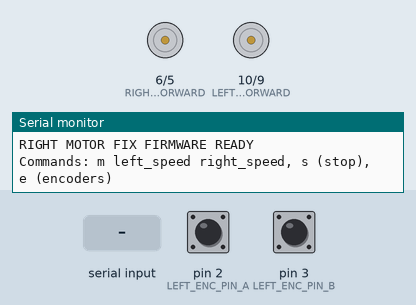
A sketch run on a simulated Arduino Uno, built with avr-gcc and run on an emulated ATmega328P. Shown: motor-driver pin pairs drawn as motors (green arrow = first pin HIGH = forward, orange = second pin HIGH = backward, longer = more drive, scaled by the enable pin), the last lines printed to the serial monitor. Inputs (shaded band) come from the test bench; at power-on: pin 2 (LEFT_ENC_PIN_A) HIGH, pin 3 (LEFT_ENC_PIN_B) HIGH.

Above: at 1.3 s.
1.4 s: "d90\n" received over Serial
At 2.7 s:
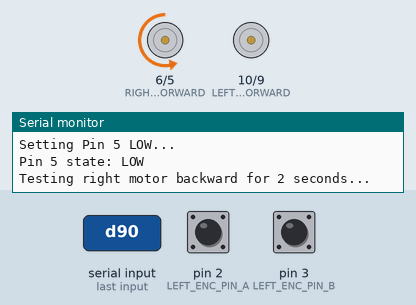
4.4 s: "m 90 45\n" received over Serial
At 4.8 s:
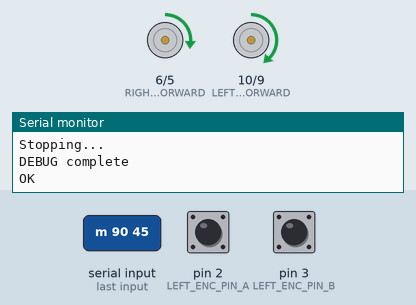
5.9 s: "d,45\n" received over Serial
At 7.3 s:
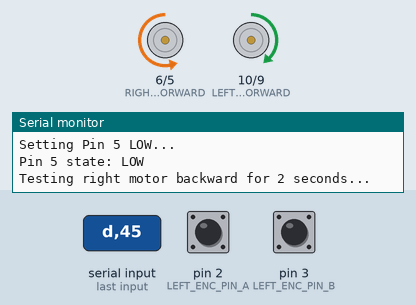
8.9 s: "d\n" received over Serial
At 12.3 s:
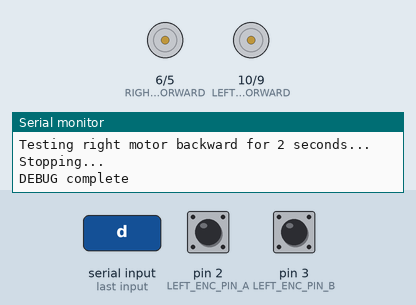
Timing chart, 0 to 13.6 s (numbered marks = the images above; inputs shaded):
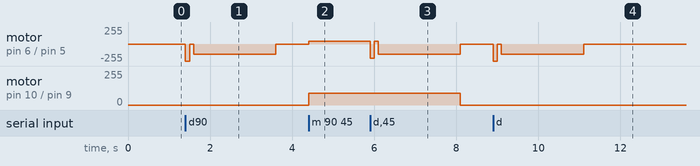

The sketch:

RightMotorFixedFirmware.ino
```cpp
/*********************************************************************
 * RIGHT MOTOR BACKWARD FIX FIRMWARE
 *
 * This firmware includes explicit fixes for right motor backward issues
 * - Forced pin control for Pin 5 (IN4)
 * - Extended delays for signal processing
 * - Explicit LOW signals in stop function
 * - Debug output for troubleshooting
 *********************************************************************/

// Motor driver pins (L298N) - Your wiring
#define LEFT_MOTOR_FORWARD   10   // IN1
#define LEFT_MOTOR_BACKWARD   9   // IN2
#define RIGHT_MOTOR_FORWARD   6   // IN3
#define RIGHT_MOTOR_BACKWARD  5   // IN4 - PROBLEM PIN
#define LEFT_MOTOR_ENABLE    13   // ENA
#define RIGHT_MOTOR_ENABLE   12   // ENB

// Encoder pins
#define LEFT_ENC_PIN_A    2   // D2 - Interrupt pin
#define LEFT_ENC_PIN_B    3   // D3 - Interrupt pin
#define RIGHT_ENC_PIN_A   A4  // A4 - Analog pin
#define RIGHT_ENC_PIN_B   A5  // A5 - Analog pin

// Global variables
volatile long left_encoder_count = 0;
volatile long right_encoder_count = 0;
char input_buffer[32];
int buffer_index = 0;

void setup() {
  Serial.begin(115200);

  // Initialize motor pins as outputs
  pinMode(LEFT_MOTOR_FORWARD, OUTPUT);
  pinMode(LEFT_MOTOR_BACKWARD, OUTPUT);
  pinMode(RIGHT_MOTOR_FORWARD, OUTPUT);
  pinMode(RIGHT_MOTOR_BACKWARD, OUTPUT);  // PROBLEM PIN
  pinMode(LEFT_MOTOR_ENABLE, OUTPUT);
  pinMode(RIGHT_MOTOR_ENABLE, OUTPUT);

  // Initialize encoder pins
  pinMode(LEFT_ENC_PIN_A, INPUT_PULLUP);
  pinMode(LEFT_ENC_PIN_B, INPUT_PULLUP);
  pinMode(RIGHT_ENC_PIN_A, INPUT_PULLUP);
  pinMode(RIGHT_ENC_PIN_B, INPUT_PULLUP);

  // EXPLICIT INITIALIZATION - Force all pins LOW
  digitalWrite(LEFT_MOTOR_FORWARD, LOW);
  digitalWrite(LEFT_MOTOR_BACKWARD, LOW);
  digitalWrite(RIGHT_MOTOR_FORWARD, LOW);
  digitalWrite(RIGHT_MOTOR_BACKWARD, LOW);  // FORCE Pin 5 LOW

  // Enable motors
  digitalWrite(LEFT_MOTOR_ENABLE, HIGH);
  digitalWrite(RIGHT_MOTOR_ENABLE, HIGH);

  // Setup encoder interrupts
  attachInterrupt(digitalPinToInterrupt(LEFT_ENC_PIN_A), leftEncoderISR, CHANGE);
  attachInterrupt(digitalPinToInterrupt(LEFT_ENC_PIN_B), leftEncoderISR, CHANGE);

  Serial.println("RIGHT MOTOR FIX FIRMWARE READY");
  Serial.println("Commands: m left_speed right_speed, s (stop), e (encoders)");

  delay(100); // Extra delay for initialization
}

void loop() {
  // Handle serial commands
  if (Serial.available()) {
    char c = Serial.read();
    if (c == '\r' || c == '\n') {
      input_buffer[buffer_index] = '\0';
      processCommand();
      buffer_index = 0;
    } else if (buffer_index < 31) {
      input_buffer[buffer_index++] = c;
    }
  }
}

void processCommand() {
  char command = input_buffer[0];

  switch (command) {
    case 'm': // Motor command: m left_speed right_speed
      {
        int left_speed, right_speed;
        if (sscanf(input_buffer, "m %d %d", &left_speed, &right_speed) == 2) {
          setMotorSpeeds(left_speed, right_speed);
          Serial.println("OK");
        } else {
          Serial.println("ERR");
        }
      }
      break;

    case 'e': // Encoder request
      Serial.print("e ");
      Serial.print(left_encoder_count);
      Serial.print(" ");
      Serial.println(right_encoder_count);
      break;

    case 'r': // Reset encoders
      noInterrupts();
      left_encoder_count = 0;
      right_encoder_count = 0;
      interrupts();
      Serial.println("OK");
      break;

    case 's': // Stop motors - ENHANCED STOP FUNCTION
      stopMotorsExplicit();
      Serial.println("OK");
      break;

    case 'd': // Debug right motor backward
      debugRightMotorBackward();
      break;

    default:
      Serial.println("ERR");
      break;
  }
}

void setMotorSpeeds(int left_speed, int right_speed) {
  // Constrain speeds
  left_speed = constrain(left_speed, -255, 255);
  right_speed = constrain(right_speed, -255, 255);

  // Left motor control (works fine)
  if (left_speed > 0) {
    analogWrite(LEFT_MOTOR_FORWARD, left_speed);
    analogWrite(LEFT_MOTOR_BACKWARD, 0);
  } else if (left_speed < 0) {
    analogWrite(LEFT_MOTOR_FORWARD, 0);
    analogWrite(LEFT_MOTOR_BACKWARD, -left_speed);
  } else {
    analogWrite(LEFT_MOTOR_FORWARD, 0);
    analogWrite(LEFT_MOTOR_BACKWARD, 0);
  }

  // Right motor control - ENHANCED FOR BACKWARD FIX
  if (right_speed > 0) {
    // Forward: Pin 6 HIGH, Pin 5 LOW
    analogWrite(RIGHT_MOTOR_FORWARD, right_speed);
    analogWrite(RIGHT_MOTOR_BACKWARD, 0);
    digitalWrite(RIGHT_MOTOR_BACKWARD, LOW); // EXPLICIT LOW on Pin 5

  } else if (right_speed < 0) {
    // Backward: Pin 6 LOW, Pin 5 HIGH - THE PROBLEM AREA
    analogWrite(RIGHT_MOTOR_FORWARD, 0);
    digitalWrite(RIGHT_MOTOR_FORWARD, LOW);  // EXPLICIT LOW on Pin 6

    // ENHANCED Pin 5 control for backward
    analogWrite(RIGHT_MOTOR_BACKWARD, -right_speed);
    delay(1); // Small delay for signal processing

    // Double-check Pin 5 is HIGH
    if (digitalRead(RIGHT_MOTOR_BACKWARD) == LOW) {
      // Force Pin 5 HIGH if it's not responding
      digitalWrite(RIGHT_MOTOR_BACKWARD, HIGH);
      delay(1);
      analogWrite(RIGHT_MOTOR_BACKWARD, -right_speed);
    }

  } else {
    // Stop both pins explicitly
    analogWrite(RIGHT_MOTOR_FORWARD, 0);
    analogWrite(RIGHT_MOTOR_BACKWARD, 0);
    digitalWrite(RIGHT_MOTOR_FORWARD, LOW);
    digitalWrite(RIGHT_MOTOR_BACKWARD, LOW);  // FORCE Pin 5 LOW
  }

  // Keep enable pins HIGH
  digitalWrite(LEFT_MOTOR_ENABLE, HIGH);
  digitalWrite(RIGHT_MOTOR_ENABLE, HIGH);
}

void stopMotorsExplicit() {
  // ENHANCED STOP FUNCTION - Force all pins LOW

  // Use analogWrite first
  analogWrite(LEFT_MOTOR_FORWARD, 0);
  analogWrite(LEFT_MOTOR_BACKWARD, 0);
  analogWrite(RIGHT_MOTOR_FORWARD, 0);
  analogWrite(RIGHT_MOTOR_BACKWARD, 0);

  // Then force digital LOW (in case analogWrite doesn't work)
  digitalWrite(LEFT_MOTOR_FORWARD, LOW);
  digitalWrite(LEFT_MOTOR_BACKWARD, LOW);
  digitalWrite(RIGHT_MOTOR_FORWARD, LOW);
  digitalWrite(RIGHT_MOTOR_BACKWARD, LOW);  // FORCE Pin 5 LOW

  // Extra delay for signal processing
  delay(10);

  // Double-check Pin 5 is actually LOW
  if (digitalRead(RIGHT_MOTOR_BACKWARD) == HIGH) {
    // Pin 5 stuck HIGH - force it LOW multiple times
    for (int i = 0; i < 5; i++) {
      digitalWrite(RIGHT_MOTOR_BACKWARD, LOW);
      delay(2);
    }
  }

  // Keep enable pins HIGH
  digitalWrite(LEFT_MOTOR_ENABLE, HIGH);
  digitalWrite(RIGHT_MOTOR_ENABLE, HIGH);
}

void debugRightMotorBackward() {
  Serial.println("DEBUG: Right motor backward test");

  // Test Pin 5 control explicitly
  Serial.println("Setting Pin 5 HIGH...");
  digitalWrite(RIGHT_MOTOR_BACKWARD, HIGH);
  delay(100);
  Serial.print("Pin 5 state: ");
  Serial.println(digitalRead(RIGHT_MOTOR_BACKWARD) ? "HIGH" : "LOW");

  Serial.println("Setting Pin 5 LOW...");
  digitalWrite(RIGHT_MOTOR_BACKWARD, LOW);
  delay(100);
  Serial.print("Pin 5 state: ");
  Serial.println(digitalRead(RIGHT_MOTOR_BACKWARD) ? "HIGH" : "LOW");

  Serial.println("Testing right motor backward for 2 seconds...");
  digitalWrite(RIGHT_MOTOR_FORWARD, LOW);
  analogWrite(RIGHT_MOTOR_BACKWARD, 150);
  delay(2000);

  Serial.println("Stopping...");
  stopMotorsExplicit();
  Serial.println("DEBUG complete");
}

// Encoder interrupt handlers
void leftEncoderISR() {
  static int lastA = 0, lastB = 0;
  int A = digitalRead(LEFT_ENC_PIN_A);
  int B = digitalRead(LEFT_ENC_PIN_B);

  if (lastA != A || lastB != B) {
    if (A == B) {
      left_encoder_count++;
    } else {
      left_encoder_count--;
    }
  }

  lastA = A;
  lastB = B;
}
```

Measured:
- after the input at 1.4 s, motor on pin 6 (RIGHT_MOTOR_FORWARD) / pin 5 (RIGHT_MOTOR_BACKWARD): stopped → backward 255/255 at once, → stopped 0.10 s later, → backward 150/255 0.10 s later, → stopped 2.0 s later
- after the input at 4.4 s, motor on pin 6 (RIGHT_MOTOR_FORWARD) / pin 5 (RIGHT_MOTOR_BACKWARD): stopped → forward 45/255 at once; motor on pin 10 (LEFT_MOTOR_FORWARD) / pin 9 (LEFT_MOTOR_BACKWARD): stopped → forward 90/255 at once
- after the input at 5.9 s, motor on pin 6 (RIGHT_MOTOR_FORWARD) / pin 5 (RIGHT_MOTOR_BACKWARD): forward 45/255 → backward 210/255 at once, → forward 45/255 0.10 s later, → backward 150/255 0.10 s later, → stopped 2.0 s later; motor on pin 10 (LEFT_MOTOR_FORWARD) / pin 9 (LEFT_MOTOR_BACKWARD): forward 90/255 → stopped after 2.2 s
- after the input at 8.9 s, motor on pin 6 (RIGHT_MOTOR_FORWARD) / pin 5 (RIGHT_MOTOR_BACKWARD): stopped → backward 255/255 at once, → stopped 0.10 s later, → backward 150/255 0.10 s later, → stopped 2.0 s later
